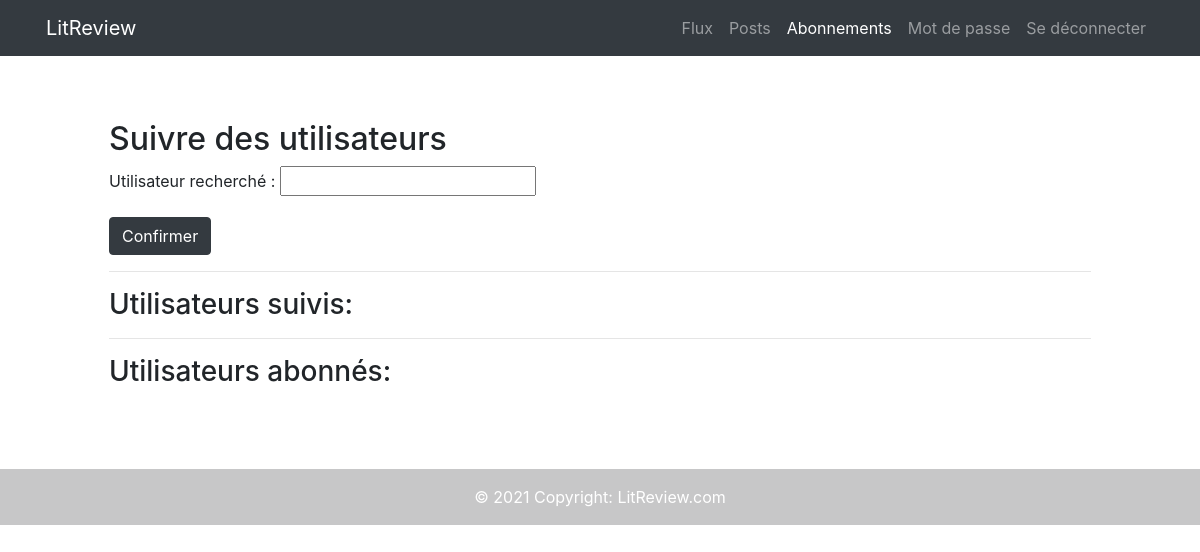
/reviews/home/follow-users/ (signed in), run on an earlier commit of the app's database.
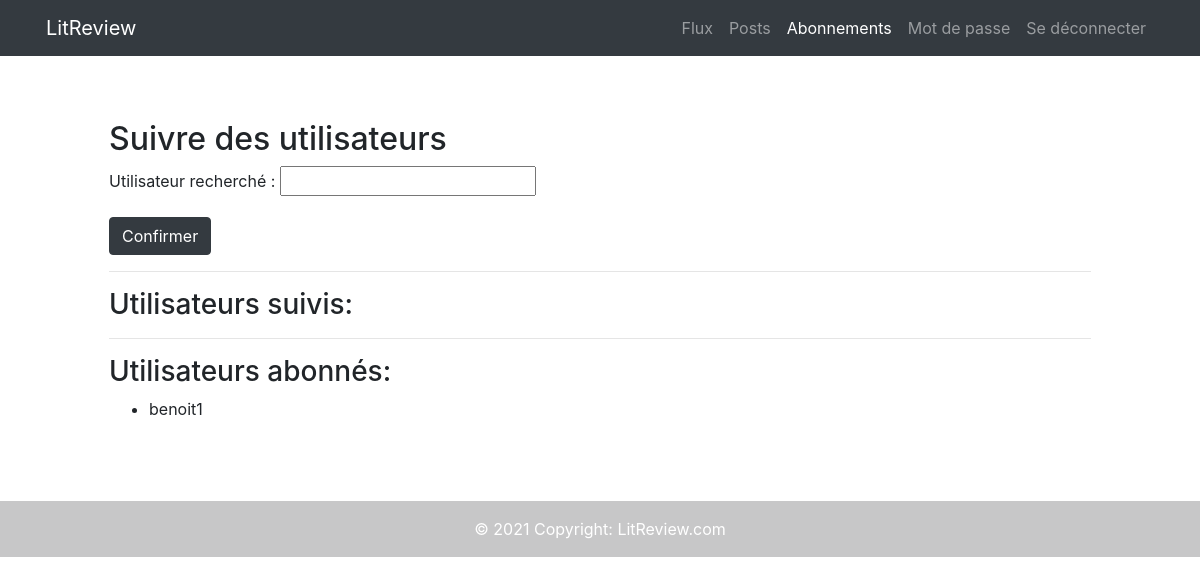
And on a later commit of the database.
### authentication/models.py (models this page shows)
class User(AbstractUser):
    def get_connections(self):
        connections = UserFollow.objects.filter(
            Q(user=self)
        )
        return [connection.followed_user for connection in connections]
    def get_followers(self):
        followers = UserFollow.objects.filter(
            Q(followed_user=self)
        )
        return [follower.user for follower in followers]

### reviews/views.py (the view, shortened to what this page needs)
# urls.py: path('home/follow-users/', views.follow_users, name='follow_users')
@login_required
def follow_users(request):
    form = forms.UserFollowForm(request.user)
    delete_form = forms.DeleteFollowForm()
    return render(
        request,
        'reviews/follow_users_form.html',
        context={'form': form, 'delete_form': delete_form}
        )

### reviews/forms.py (shortened to what this page needs)
class UserFollowForm(forms.ModelForm):
    def __init__(self, user, *args, **kwargs):
        self.user = user
        super().__init__(*args, **kwargs)
    followed_user = forms.CharField(max_length=63, label='Utilisateur recherché')
    class Meta:
        model = UserFollow
        fields = ['followed_user']

class DeleteFollowForm(forms.Form):
    delete_follow = forms.BooleanField(widget=forms.HiddenInput, initial=True)

### reviews/templates/reviews/follow_users_form.html (shortened to what this page needs)
{% extends 'base.html' %}
{% block content %}
<section class="p-5 m-3">
    <h2>Suivre des utilisateurs</h2>
        <form method="post">
            {{ form.as_p }}
            <button type="submit" class="btn btn-dark">Confirmer</button>
        </form>
    <hr>
    <h3> Utilisateurs suivis:</h3>
    <hr>
    <h3> Utilisateurs abonnés:</h3>
        <ul>
            {% for followers in user.get_followers %}
                <li>{{ followers.username }}</li>
            {% endfor %}
        </ul>
</section>
{% endblock content %}

What changed in the data, as far as the page shows it:
now on this page (row edited): User: username "benoit1"
